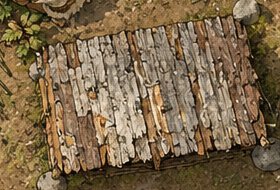
#> input picture art/style05/anchors/crops/building_roof.png, 280 x 190 px
$ python -i judge.py   (imports and definitions only)
#> lines starting #> are read from the running program, lines starting #| are printed output that depends on the picture; after the words box and inside, x2 and y2 are one past the last pixel; in counts of white or black regions, pixels touching at a corner belong together
# /// script
# requires-python = ">=3.11"
# dependencies = ["pillow", "numpy", "scikit-image"]
# ///
# How to run: uv run art/pipeline2/judge.py calibrate --output calibration-v2.json
"""Family-conditioned style judge; no global colour histogram or content palette.

Model evidence must independently establish two same-family references. Numeric
calibration is not semantic acceptance, and missing review always fails closed.
"""
from __future__ import annotations

import argparse
import hashlib
import json
from dataclasses import asdict, dataclass
from pathlib import Path
from typing import Final

import numpy as np
from numpy.typing import NDArray
from PIL import Image
from scipy.ndimage import (
    binary_closing,
    binary_erosion,
    distance_transform_edt,
    uniform_filter,
)
from skimage.color import rgb2gray, rgb2hsv
from skimage.feature import canny
from skimage.measure import label
from skimage.morphology import skeletonize

SIZE: Final = 256
FloatArray = NDArray[np.float64]
FEATURES: Final = ("edge_density", "saturation_q25", "saturation_q75", "stroke_q25", "stroke_q50", "stroke_q75", "stroke_q90", "wash_flatness")
# Frozen before candidate scoring. Multiplicative factors allow texture variation;
# absolute floors avoid near-zero feature instability. Never fit to candidates.
FLOORS: Final = (0.04, 0.12, 0.12, 1.0, 2.0, 2.0, 1.0, 0.003)

@dataclass(frozen=True, slots=True)
class Metrics:
    edge_density: float
    saturation_q25: float
    saturation_q75: float
    stroke_q25: float
    stroke_q50: float
    stroke_q75: float
    stroke_q90: float
    wash_flatness: float
    foreground_pixels: int

@dataclass(frozen=True, slots=True)
class Anchor:
    name: str
    family: str
    file: str
    sha256: str
    metrics: Metrics

@dataclass(frozen=True, slots=True)
class FamilyRange:
    family: str
    lower: list[float]
    upper: list[float]

@dataclass(frozen=True, slots=True)
class Fold:
    name: str
    family: str
    passed: bool
    checks: dict[str, bool]

@dataclass(frozen=True, slots=True)
class Calibration:
    anchors: list[Anchor]
    ranges: list[FamilyRange]
    leave_one_out: list[Fold]
    comparison_size: int = SIZE
    version: int = 2

@dataclass(frozen=True, slots=True)
class ModelScores:
    medium: int
    line: int
    light: int
    palette: int
    sentence: str

    # [8 lines left out: function __post_init__, not called in this run]

    @property
    def passed(self) -> bool:
        return min(self.medium, self.line, self.light, self.palette) >= 4


@dataclass(frozen=True, slots=True)
class Verdict:
    candidate: str
    sha256: str
    family: str
    metrics: Metrics
    numeric_checks: dict[str, bool]
    numeric_pass: bool
    model_scores: ModelScores | None
    model_status: str
    passed: bool

def foreground(path: Path, comparison_size: int = SIZE) -> tuple[FloatArray, NDArray[np.bool_]]:
    """Remove alpha/chroma background for measurement only; never modify assets."""
#> called with comparison_size = 256
    with Image.open(path) as source:
#> source is the input picture: PIL image 280x190 RGB; mean R, G, B 124.6, 103.5, 74.1
        rgba: NDArray[np.uint8] = np.asarray(source.convert("RGBA"))
    rgb = rgba[:, :, :3].astype(np.float64) / 255.0
    mask = (rgba[:, :, 3] >= 128) & ~(
        (rgb[:, :, 0] > 0.65) & (rgb[:, :, 2] > 0.65)
        & (rgb[:, :, 1] < 0.4) & (np.abs(rgb[:, :, 0] - rgb[:, :, 2]) < 0.3)
    )
#> mask: shape (190, 280) bool; every value is 1
    rows, cols = np.nonzero(mask)
    if rows.size < 16:
        message = f"Insufficient visible foreground: {path}"
        raise ValueError(message)
    bounds = np.s_[rows.min():rows.max() + 1, cols.min():cols.max() + 1]
    crop: NDArray[np.uint8] = rgba[bounds].copy()
    crop[:, :, 3] = mask[bounds] * 255
    height, width = crop.shape[:2]
#> height = 190; width = 280
    size = (max(1, round(width * comparison_size / max(width, height))),
            max(1, round(height * comparison_size / max(width, height))))
#> size = (256, 174)
    scaled = np.asarray(Image.fromarray(crop).resize(size, Image.Resampling.LANCZOS))
    visible = scaled[:, :, 3] >= 128
#> visible: shape (174, 256) bool; every value is 1
    return scaled[:, :, :3].astype(np.float64) / 255.0, visible


def measure(path: Path) -> Metrics:
    """Measure local saturation, edge-bounded wash variance and ink widths.

    Stroke widths are distance-transform samples on the skeleton of dark ridges
    within four pixels of a Canny edge, normalized at 1024px. Canny itself is
    one pixel wide, so its direct transform would measure detector width only.
    """
    rgb, mask = foreground(path)
#> rgb: shape (174, 256, 3) float64
    gray: FloatArray = rgb2gray(rgb)
    interior = np.asarray(binary_erosion(mask, iterations=2), dtype=np.bool_)
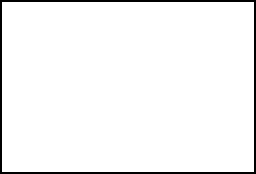
#> interior: shape (174, 256) bool; 96.2% white; 1 black region, box (x1, y1, x2, y2) and area: (0, 0, 256, 174) 1704
    if int(interior.sum()) < 16:
        message = f"Insufficient foreground interior: {path}"
        raise ValueError(message)
    edges: NDArray[np.bool_] = canny(gray, sigma=1, low_threshold=0.08, high_threshold=0.20, mask=interior)
#> edges: shape (174, 256) bool; 28.9% white in thin lines or dots
    weights: FloatArray = uniform_filter(mask.astype(np.float64), size=9)
#> weights: shape (174, 256) float64; every value is 1
    saturation: FloatArray = uniform_filter(rgb2hsv(rgb)[:, :, 1] * mask, size=9)
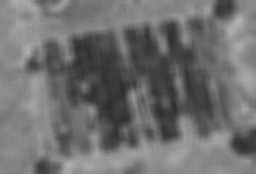
#> saturation: shape (174, 256) float64; min 0.178, max 0.695, mean 0.439
    sq = np.quantile(saturation[interior] / weights[interior], [0.25, 0.75])
#> sq = [0.327, 0.537]
    closed = np.asarray(binary_closing(edges, iterations=1), dtype=np.bool_)
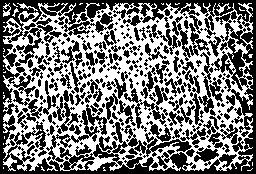
#> closed: shape (174, 256) bool; 47.7% white; 38 white regions (33 under 20 px), largest, box (x1, y1, x2, y2) and area: (3, 3, 253, 171) 20928, (3, 3, 11, 17) 55, (216, 3, 231, 14) 54, (17, 3, 38, 11) 47, (12, 8, 19, 17) 22
    regions: NDArray[np.int64] = np.asarray(label(interior & ~closed, connectivity=1))
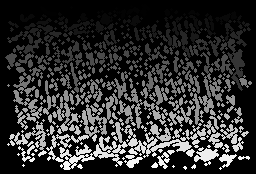
#> regions: shape (174, 256) int32; min 0, max 648, mean 119.5; drawn with min black and max white
    count = int(regions.max())
#> count = 648
    variances: list[tuple[int, float]] = []
    for region in range(1, count + 1):
        region_mask = regions == region
        # Retain region interiors: edge antialiasing is not pigment wash.
        region_interior = np.asarray(binary_erosion(region_mask, iterations=1), dtype=np.bool_)
        pixels = gray[region_interior]
        if pixels.size >= 16:
            variances.append((int(pixels.size), float(np.var(pixels))))
#> this loop made 648 passes
#> pixels on passes 2, 4, 6: [0.323, 0.503, 0.377, 0.414, 0.362, 0.268, 0.206], [0.511], [0.504]
#> region_mask: shape (174, 256) bool; 0.01% white in thin lines or dots, all inside (x1, y1, x2, y2) = (219, 167, 222, 170)
#> after the loop, variances = 122 pairs, first value 16 to 2353, second value 0.000409 to 0.0227
    flatness = sum(n * v for n, v in variances) / max(1, sum(n for n, _ in variances))
#> flatness = 0.0105
    srgb, smask = foreground(path, 1024)
#> in foreground (call 2), `visible = scaled[:, :, 3] >= 128`: visible: shape (695, 1024) bool; every value is 1
    lum: FloatArray = rgb2gray(srgb)
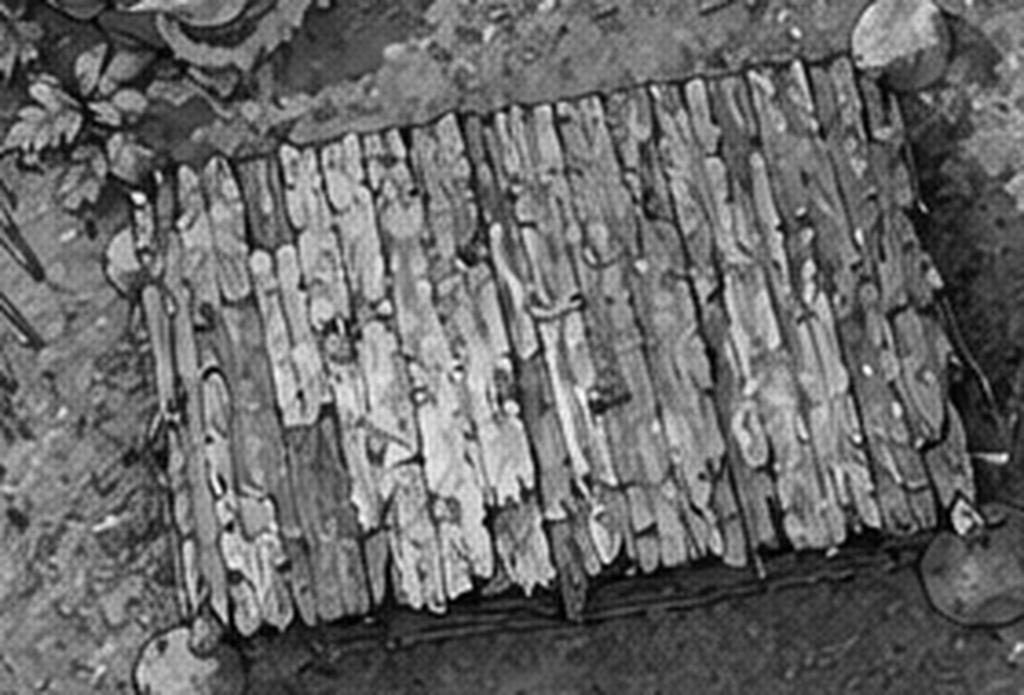
#> lum: shape (695, 1024) float64; min 0, max 1, mean 0.415
    sedges: NDArray[np.bool_] = canny(lum, sigma=1, low_threshold=0.08, high_threshold=0.20, mask=smask)
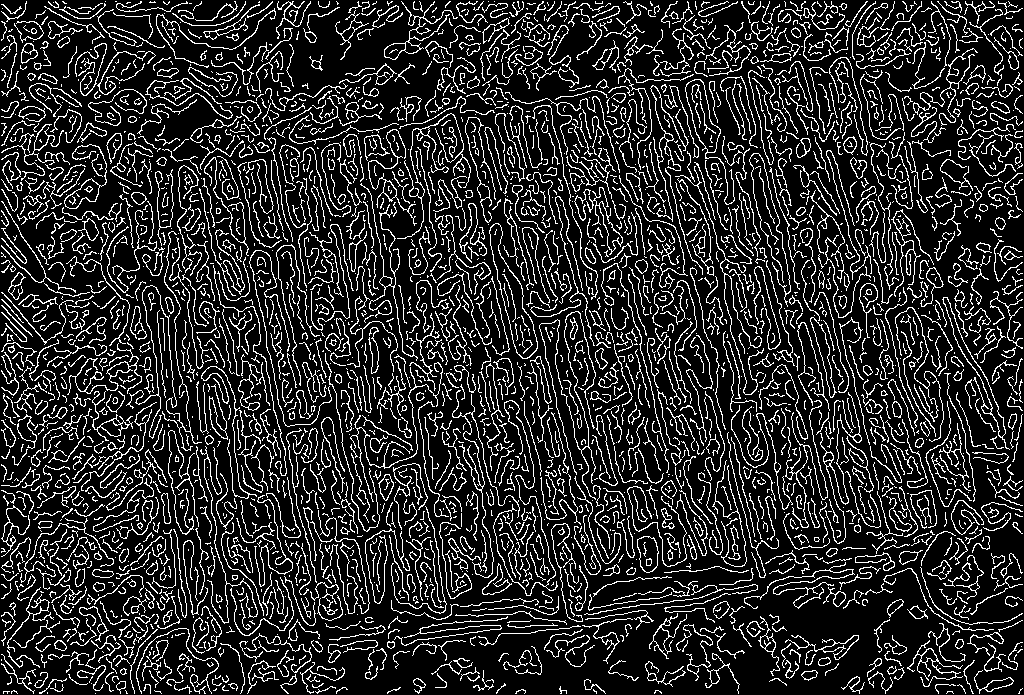
#> sedges: shape (695, 1024) bool; 16.7% white in thin lines or dots
    ink: NDArray[np.bool_] = (lum < uniform_filter(lum, size=15) - 0.12) & np.asarray(binary_erosion(smask, iterations=2), dtype=np.bool_)
#> ink: shape (695, 1024) bool; 9.3% white; 1382 white regions (714 under 20 px), largest, box (x1, y1, x2, y2) and area: (403, 491, 509, 618) 1277, (393, 385, 445, 550) 1009, (524, 293, 586, 408) 982
    ink &= np.asarray(distance_transform_edt(~sedges), dtype=np.float64) <= 4
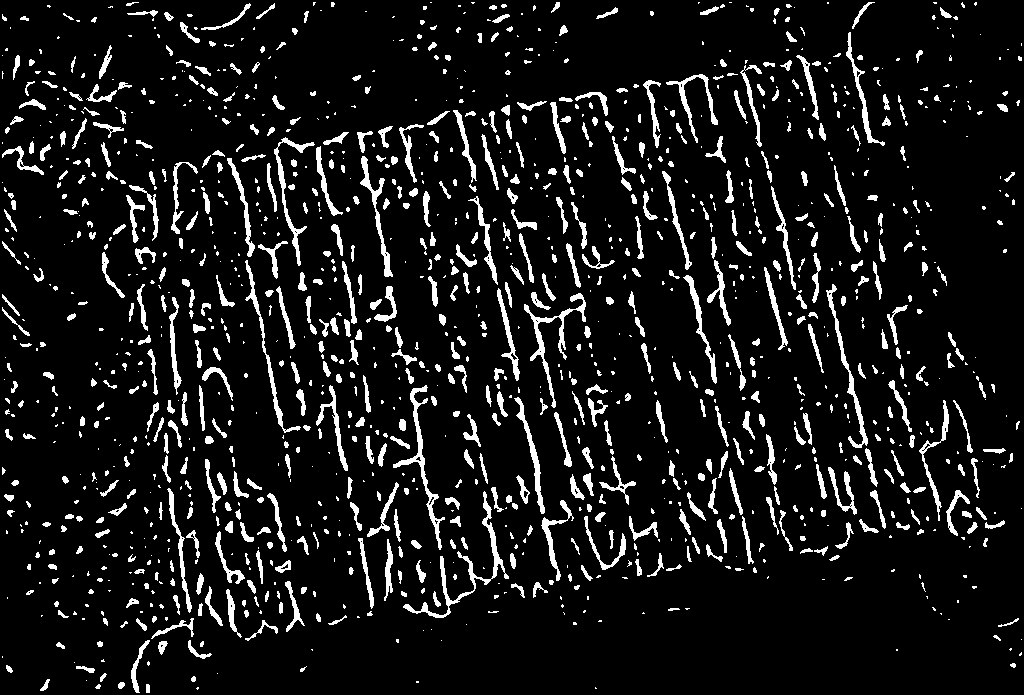
#> ink: shape (695, 1024) bool; 9.1% white; 1390 white regions (725 under 20 px), largest, box (x1, y1, x2, y2) and area: (403, 491, 509, 618) 1201, (393, 385, 445, 550) 979, (524, 293, 586, 408) 960
    widths = 2 * np.asarray(distance_transform_edt(ink), dtype=np.float64)[skeletonize(ink)]
#> widths = 16382 values, max 8.25 at index 3836, min 2 at index 0, mean 3.56
    quantiles = np.quantile(widths, [0.25, 0.5, 0.75, 0.9]) if widths.size else np.zeros(4)
#> quantiles = [2, 4, 4, 5.66]
    return Metrics(float(edges.sum() / interior.sum()), float(sq[0]), float(sq[1]),
                   float(quantiles[0]), float(quantiles[1]), float(quantiles[2]), float(quantiles[3]),
                   flatness, int(mask.sum()))


# [103 lines left out: functions bounds, compare, calibrate, judge, load_calibration, main, not called in this run]

# [2 lines not run here, left out]

>>> result = measure('../style05/anchors/crops/building_roof.png')
